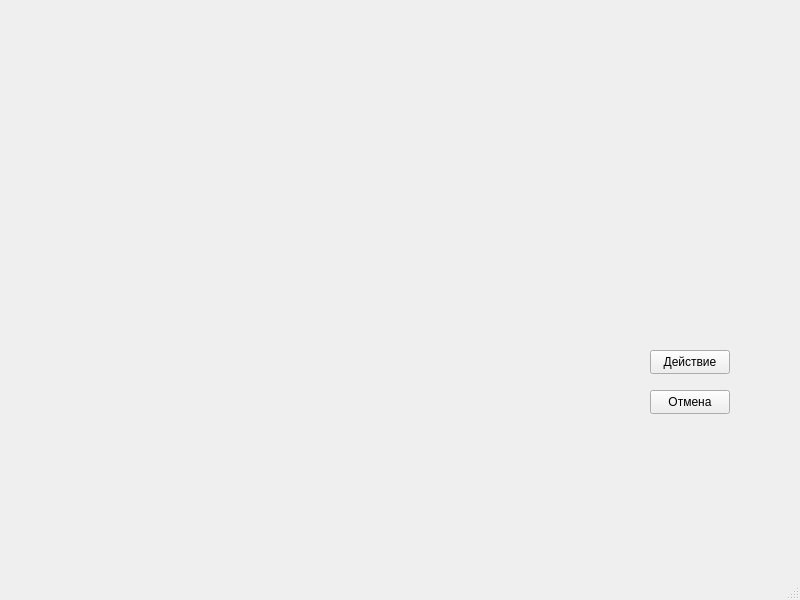
<?xml version="1.0" encoding="UTF-8"?>
<ui version="4.0">
 <class>MainWindow</class>
 <widget class="QMainWindow" name="MainWindow">
  <property name="geometry">
   <rect>
    <x>0</x>
    <y>0</y>
    <width>800</width>
    <height>600</height>
   </rect>
  </property>
  <property name="windowTitle">
   <string>MainWindow</string>
  </property>
  <widget class="QWidget" name="centralwidget">
   <widget class="QPushButton" name="pB_Action">
    <property name="geometry">
     <rect>
      <x>650</x>
      <y>350</y>
      <width>80</width>
      <height>24</height>
     </rect>
    </property>
    <property name="text">
     <string>Действие</string>
    </property>
   </widget>
   <widget class="QPushButton" name="pushButton">
    <property name="geometry">
     <rect>
      <x>650</x>
      <y>390</y>
      <width>80</width>
      <height>24</height>
     </rect>
    </property>
    <property name="text">
     <string>Отмена</string>
    </property>
   </widget>
  </widget>
  <widget class="QMenuBar" name="menubar">
   <property name="geometry">
    <rect>
     <x>0</x>
     <y>0</y>
     <width>800</width>
     <height>21</height>
    </rect>
   </property>
  </widget>
  <widget class="QStatusBar" name="statusbar"/>
 </widget>
 <resources/>
 <connections/>
</ui>
